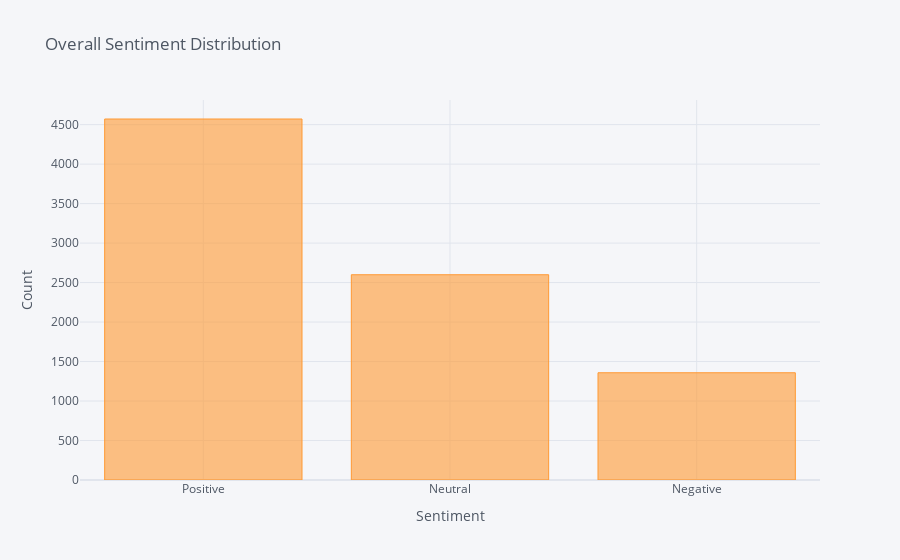

This figure's notebook cell:
### Markdown cell above
Overall:

### Code cell
df['Sentiment'].value_counts().iplot(kind='bar', xTitle='Sentiment',
                                    yTitle='Count', title='Overall Sentiment Distribution')

### Figure 1 — Plotly figure (JSON) as saved in the notebook; plotly's stock layout.template omitted (floating-point values rounded to 4 significant figures)
{"data": [{"marker": {"color": "rgba(255, 153, 51, 0.6)", "line": {"color": "rgba(255, 153, 51, 1.0)", "width": 1}}, "name": "Sentiment", "orientation": "v", "text": "", "type": "bar", "x": ["Positive", "Neutral", "Negative"], "y": [4571, 2599, 1358]}], "layout": {"legend": {"bgcolor": "#F5F6F9", "font": {"color": "#4D5663"}}, "paper_bgcolor": "#F5F6F9", "plot_bgcolor": "#F5F6F9", "title": {"font": {"color": "#4D5663"}, "text": "Overall Sentiment Distribution"}, "xaxis": {"gridcolor": "#E1E5ED", "showgrid": true, "tickfont": {"color": "#4D5663"}, "title": {"font": {"color": "#4D5663"}, "text": "Sentiment"}, "zerolinecolor": "#E1E5ED"}, "yaxis": {"gridcolor": "#E1E5ED", "showgrid": true, "tickfont": {"color": "#4D5663"}, "title": {"font": {"color": "#4D5663"}, "text": "Count"}, "zerolinecolor": "#E1E5ED"}}}
